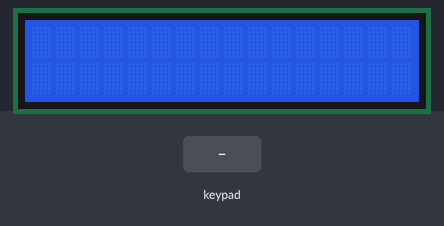
Recording of a sketch running on a simulated Arduino Uno, built with avr-gcc and run on an emulated ATmega328P. Shown: 16×2 character LCD. The inputs (shaded band) are chosen by the test bench.

Above: at 1.2 s.
1.3 s: keypad keys 1 2 # pressed 0.4 s apart
At 2.5 s:
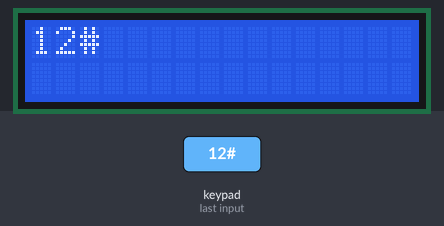
4.0 s: key 'A' pressed
At 5.2 s:
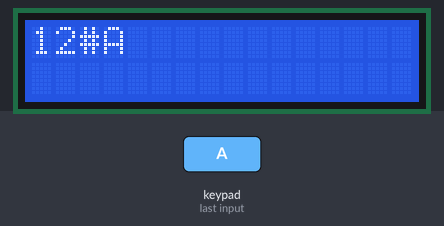
5.5 s: key 'B' pressed
At 6.3 s:
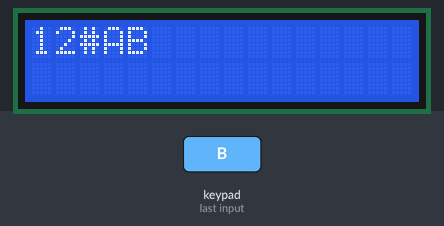
7.0 s: keypad keys 1 2 * pressed 0.4 s apart
At 9.1 s:
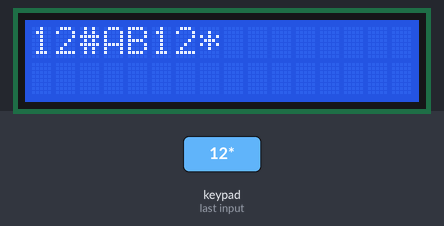
9.7 s: key 'C' pressed
At 10.6 s:
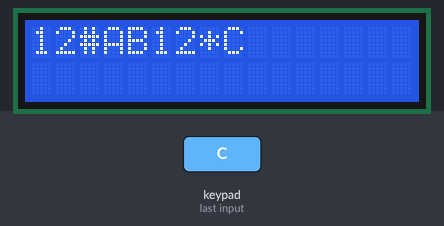
11.2 s: keypad keys 1 2 A pressed 0.4 s apart
At 12.5 s:
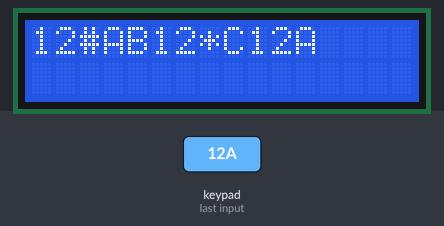
Timing chart, 0 to 14.2 s (numbered marks = the images above; inputs shaded):
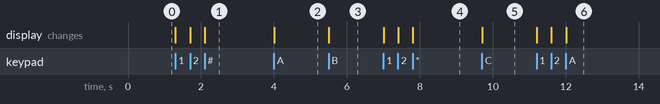

The sketch:

ARD.ino
```cpp
#include <Keypad.h>
#include <LiquidCrystal.h>
byte RS=13;
byte E=12;
char key[4][4]= {
                  {'1','2','3','A'},
                  {'4','5','6','B'},
                  {'7','8','9','C'},
                  {'*','0','#','D'}
                };
byte rows[4]={7,6,5,4};
byte cols[4]={3,2,1,0};

  LiquidCrystal LCD(RS,E,11,10,9,8);
  Keypad pad=Keypad(makeKeymap(key),rows,cols,4,4);

void setup() {

  // put your setup code here, to run once:
  LCD.begin(16,2);
  LCD.setCursor(0,0);
}

void loop() {
 char ch=pad.getKey();
 if(ch)    // put your main code here, to run repeatedly:
  {
    LCD.print(ch);
  }
}
```

Measured:
- after the input at 1.3 s, the display: first changes at once (image 1 shows a later state)
- after the input at 4.0 s, the display: changes at once (image 2)
- after the input at 5.5 s, the display: changes at once (image 3)
- after the input at 7.0 s, the display: first changes at once (image 4 shows a later state)
- after the input at 9.7 s, the display: changes at once (image 5)
- after the input at 11.2 s, the display: first changes at once (image 6 shows a later state)
